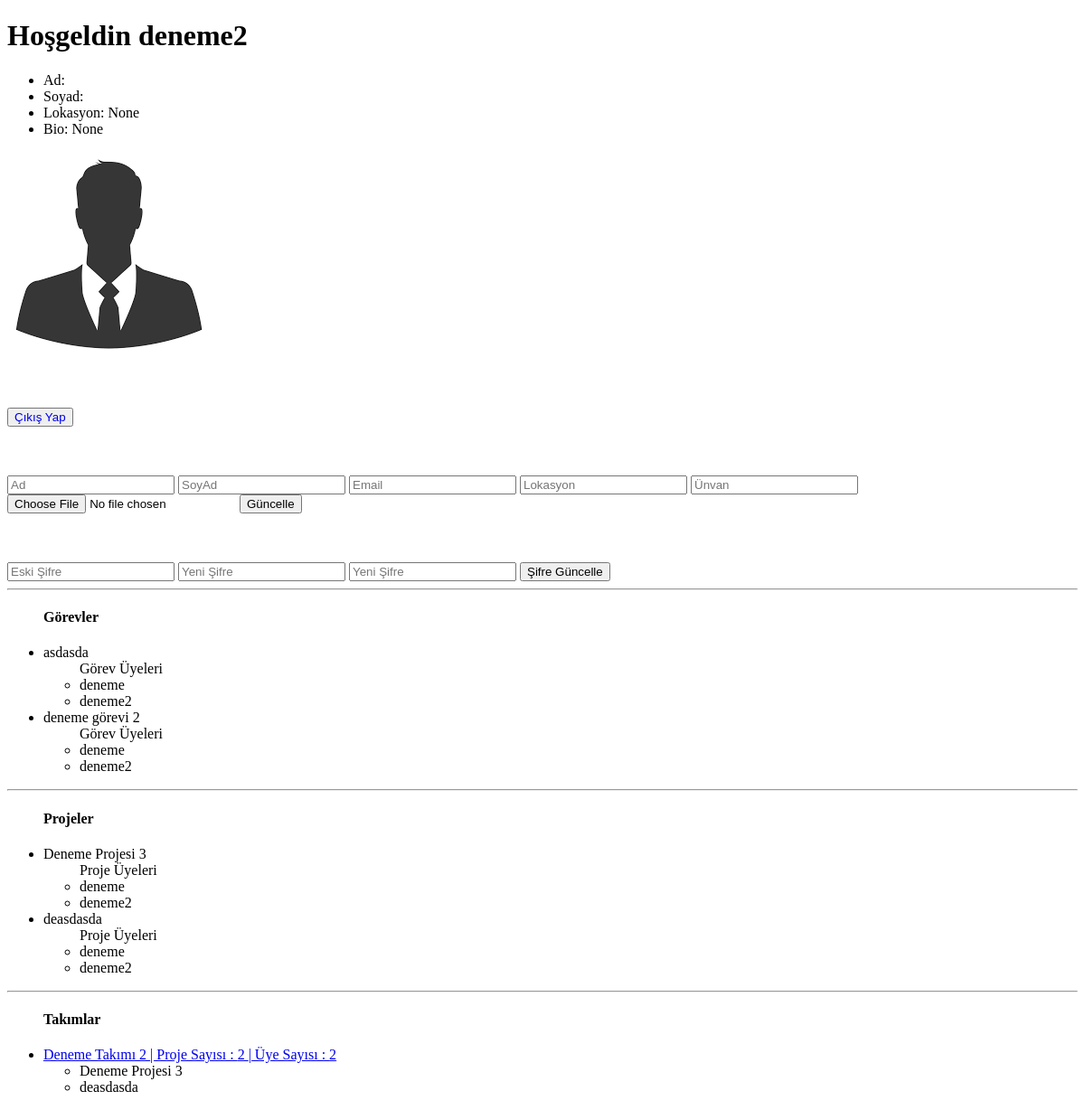
Page /kullanıcılar/profil/ (signed in) on the committed database.
### kullanici/models.py (models this page shows)
class Kullanici(AbstractUser):
    profil_foto = models.ImageField(upload_to='profil/foto/', default='defaults/default.png')
    lokasyon = models.CharField(max_length=255, null=True, blank=True)
    title = models.TextField(null=True, blank=True)
    user_permissions = models.ManyToManyField(Permission, related_name='izinler', null=True,
                                              blank=True)  # zorunlu tanımlamamız gerek
    groups = models.ManyToManyField(Group, related_name='gruplar', null=True, blank=True)  # zorunlu tanımlamamız gerek
    password_reset_hash = models.TextField(null=True, blank=True)
    class Meta:
        verbose_name = 'Kullanıcı'
        verbose_name_plural = 'Kullanıcılar'

### gorev/models.py (models this page shows, shortened)
class Gorev(models.Model):
    ad = models.CharField(max_length=255)
    aciklama = models.TextField()
    olusturulma_tarihi = models.DateTimeField(auto_now_add=True)
    baslama_tarihi = models.DateField()
    bitis_tarihi = models.DateField()
    proje = models.ForeignKey(Proje, related_name='gorevler', on_delete=models.SET_NULL, null=True)
    uyeler = models.ManyToManyField(to='kullanici.Kullanici',related_name='gorevler',null=True)
    class Meta:
        verbose_name= 'Görev'
        verbose_name_plural = 'Görevler'

### proje/models.py (models this page shows)
class Proje(models.Model):
    gizlilik_secenekleri = (
        ('herkese_acik', 'Herkese Açık'),
        ('takim_uyeleri', 'Sadece Takım Üyeleri'),
        ('sadece_ben', 'Sadece Ben')
    )
    ad = models.CharField(max_length=255)
    aciklama = models.TextField()
    olusturulma_tarihi = models.DateTimeField(auto_now_add=True)
    baslama_tarihi = models.DateField()
    bitis_tarihi = models.DateField()
    gizlilik = models.CharField(max_length=25, choices=gizlilik_secenekleri)
    takim = models.ForeignKey(Takim, related_name='projeler', on_delete=models.SET_NULL, null=True)
    uyeler = models.ManyToManyField(to='kullanici.Kullanici',related_name='projeler',null=True)
    class Meta:
        verbose_name = 'Proje'
        verbose_name_plural = 'Projeler'
    def __str__(self):
        return self.ad

### takim/models.py (models this page shows, shortened)
class Takim(models.Model):
    ad = models.CharField(max_length=255)
    aciklama = models.TextField()
    uyeler = models.ManyToManyField(to='kullanici.Kullanici',related_name='takimlar',null=True)
    class Meta:
        verbose_name = 'Takım'
        verbose_name_plural = 'Takımlar'

### kullanici/views.py (called while the page is built)
@login_required
def kullanici(request):
    kullanici = request.user
    takimlar = kullanici.takimlar.all()
    projeler = kullanici.projeler.all()
    gorevler = kullanici.gorevler.all()
    context = {
        'kullanici': kullanici,
        'takimlar': takimlar,
        'projeler': projeler,
        'gorevler': gorevler
    }
    return render(request, 'kullanici/profile.html', context=context)

### templates/kullanici/profile.html (shortened to what this page needs)
{% extends 'utilities/layout.html' %}
{% load static %}
{% block icerik %}
    <h1>Hoşgeldin {{ kullanici.username }}</h1>
    <ul>
        <li>Ad: {{ kullanici.first_name }}</li>
        <li>Soyad: {{ kullanici.last_name }}</li>
        <li>Lokasyon: {{ kullanici.lokasyon }}</li>
        <li>Bio: {{ kullanici.title }}</li>
    </ul>
    <img src="{{ kullanici.profil_foto.url }}" alt="">
    <br><br><br><br>
    <button><a style="text-decoration: none;" href="{% url 'kullanici:cikis_yap' %}">Çıkış Yap</a></button>
    <br><br><br><br>
    <form action="{% url 'kullanici:kullanici_guncelle' %}" enctype="multipart/form-data" method="post">
        <input type="text" placeholder="Ad" name="ad">
        <input type="text" placeholder="SoyAd" name="soyad">
        <input type="email" placeholder="Email" name="email">
        <input type="text" placeholder="Lokasyon" name="lokasyon">
        <input type="text" placeholder="Ünvan" name="title">
        <input type="file" name="profil_foto">
        <input type="submit" value="Güncelle">
    </form>
    <br><br><br>
    <form action="{% url 'kullanici:kullanici_sifre_guncelle' %}" method="post" id="sifre_guncelle_form">
        <input type="password" name="eski_sifre" placeholder="Eski Şifre" id="eski_sifre">
        <input type="password" name="yeni_sifre" placeholder="Yeni Şifre" id="yeni_sifre">
        <input type="password" name="yeni_sifre_kontrol" placeholder="Yeni Şifre" id="yeni_sifre_kontrol">
        <input type="submit" value="Şifre Güncelle" id="sifre_guncelle_btn">
    </form>
    <hr>
    <ul>
    <h4>Görevler</h4>
        {% for gorev in gorevler %}
            <li>{{ gorev.ad }}</li>
            <ul>
            Görev Üyeleri
            {% for uye in gorev.uyeler.all %}
        <li>{{ uye }}</li>
            {% endfor %}
            </ul>
        {% endfor %}
    </ul>
    <hr>
    <ul>
    <h4>Projeler</h4>
        {% for proje in projeler %}
            <li>{{ proje.ad }}</li>
            <ul>
                Proje Üyeleri
            {% for uye in proje.takim.uyeler.all %}
                <li>{{ uye }}</li>
            {% endfor %}
            </ul>
        {% endfor %}
    </ul>
    <hr>
    <ul>
    <h4>Takımlar</h4>
        {% for takim in takimlar %}
            <li><a href="{% url 'takim:takim_detay' takim_adi=takim.ad %}">{{ takim.ad }}  |  Proje Sayısı : {{ takim.projeler.count }}  | Üye Sayısı : {{ takim.uyeler.count }}</a></li>
           <ul>
           {% for proje in takim.projeler.all %}
                <li>{{ proje }}</li>
           {% endfor %}
           </ul>
        {% endfor %}
    </ul>
{% endblock %}

### rows in the picture
Kullanici: username "deneme2", lokasyon "None", title "None", profil_foto (placeholder picture)
Gorev: ad "asdasda"
Kullanici: username "deneme"
Gorev: ad "deneme görevi 2"
Proje: ad "Deneme Projesi 3"
Proje: ad "deasdasda"
Takim: ad "Deneme Takımı 2", projeler.count "2", uyeler.count "2"
